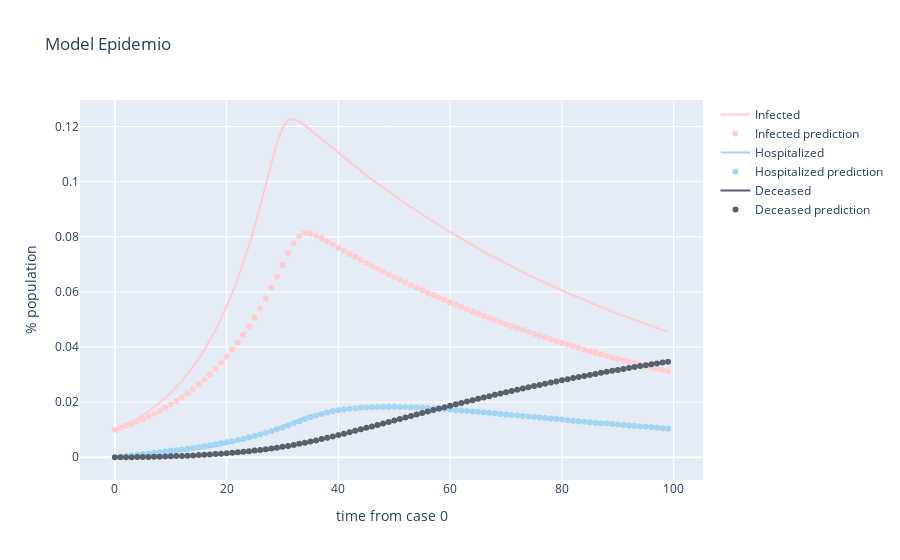

Notebook cell for this chart:
### Code cell
Infected = go.Scatter(x=list(t),
                      y=list(y_synt[:,0]),
                      name='Infected',
                      mode='lines',
                      marker=dict(color='#ffcdd2'))
Infected_pred = go.Scatter(x=list(t),
                      y=list(y_inf[:,0]),
                      name='Infected prediction',
                      mode='markers',
                      marker=dict(color='#ffcdd2'))
Hospitalized = go.Scatter(x=list(t),
                          y=list(y_synt[:,1]),
                          name="Hospitalized",
                          mode='lines',
                          marker=dict(color='#A2D5F2'))
Hospitalized_pred = go.Scatter(x=list(t),
                          y=list(y_inf[:,1]),
                          name="Hospitalized prediction",
                          mode='markers',
                          marker=dict(color='#A2D5F2'))
Deceased = go.Scatter(x=list(t),
                      y=list(y_synt[:,2]),
                      name="Deceased",
                      mode='lines',
                      marker=dict(color='#59606D'))
Deceased_pred = go.Scatter(x=list(t),
                      y=list(y_inf[:,2]),
                      name="Deceased prediction",
                      mode='markers',
                      marker=dict(color='#59606D'))
layout = go.Layout(title="Model Epidemio",
                    xaxis=dict(title="time from case 0"),
                    yaxis=dict(title=" % population"))
data = [Infected,Infected_pred, Hospitalized,Hospitalized_pred, Deceased,Deceased_pred]
fig = go.Figure(data=data, layout=layout)
fig.show()
